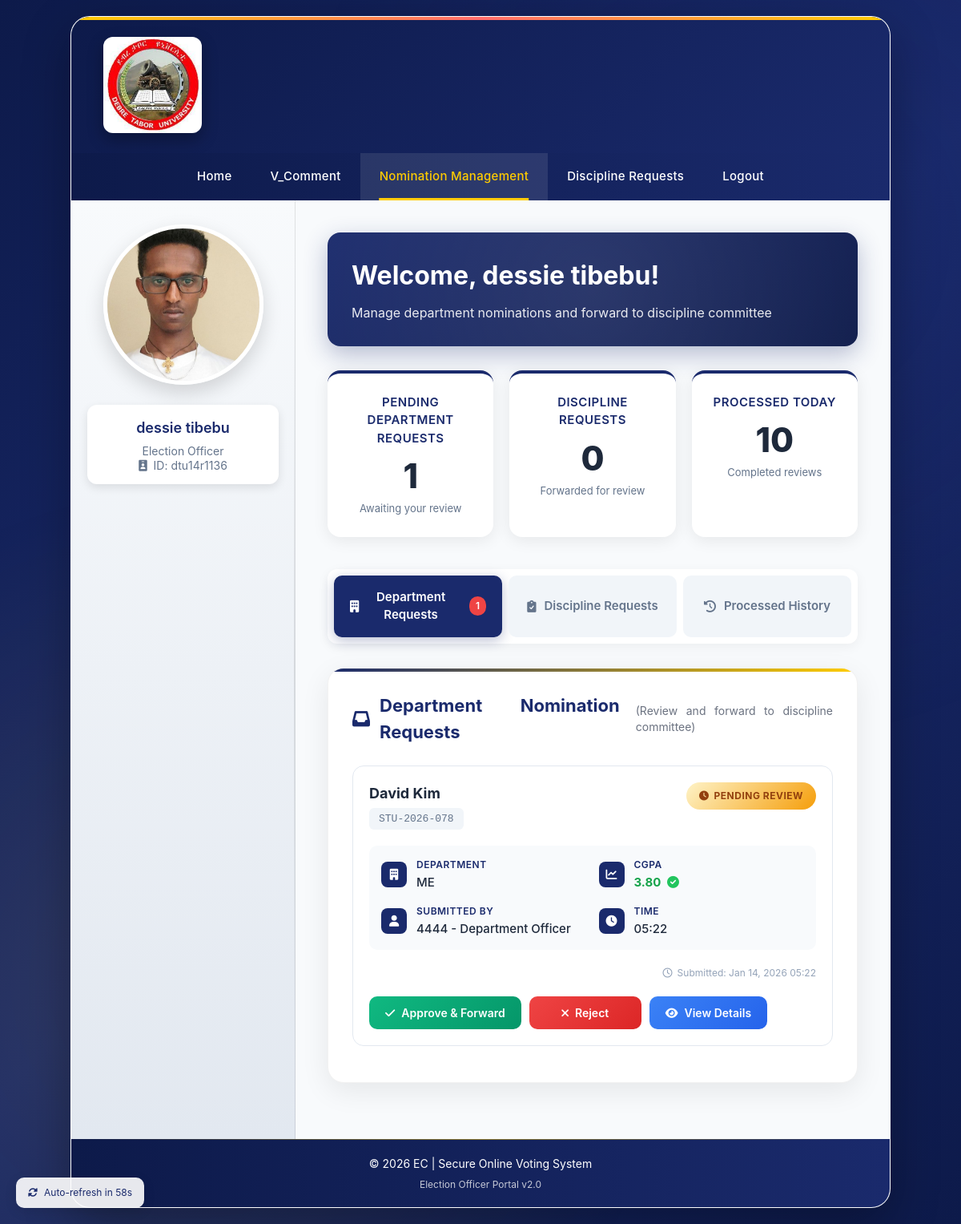
Page /e_officer_send_request.php (signed in) on the committed database.
### tables this page shows
CREATE TABLE `user` (
  `fname` varchar(25) NOT NULL,
  `mname` varchar(25) NOT NULL,
  `lname` varchar(25) NOT NULL,
  `u_id` varchar(15) NOT NULL,
  `sex` varchar(10) NOT NULL,
  `age` varchar(25) NOT NULL,
  `phone` varchar(15) NOT NULL,
  `email` varchar(30) NOT NULL,
  `role` enum('admin','officer','department','discipline_committee','candidate') NOT NULL,
  `username` varchar(25) NOT NULL,
  `password` varchar(255) NOT NULL,
  `status` int(1) NOT NULL,
  `station` varchar(25) NOT NULL,
  `login_attempts` int(11) NOT NULL DEFAULT 0,
  `last_attempt` datetime DEFAULT NULL
);

CREATE TABLE `e_requests` (
  `id` int(11) NOT NULL,
  `student_id` varchar(50) NOT NULL,
  `student_name` varchar(100) NOT NULL,
  `department` varchar(100) NOT NULL,
  `cgpa` decimal(3,2) NOT NULL,
  `submitted_by` varchar(100) NOT NULL,
  `submitted_at` timestamp NOT NULL DEFAULT current_timestamp(),
  `status` enum('pending','approved','rejected') DEFAULT 'pending',
  `processed_at` datetime DEFAULT NULL,
  `processed_by` varchar(100) DEFAULT NULL,
  `notes` text DEFAULT NULL
);

### e_officer_send_request.php (the view, shortened to what this page needs)
<?php
include("connection.php");
    ?>
    <?php
$user_id = $_SESSION['u_id'];
$stmt = $conn->prepare("SELECT fname, mname FROM user WHERE u_id = ?");
$stmt->bind_param("s", $user_id);
$stmt->execute();
$result = $stmt->get_result();
if ($result->num_rows > 0) {
    $row = $result->fetch_assoc();
    $FirstName = htmlspecialchars($row['fname']);
    $middleName = htmlspecialchars($row['mname'] ?? '');
} else {
    echo '<script>alert("Error: User not found in the database."); window.location = "logout.php";</script>';
    exit();
}
$createRequestsTable = "CREATE TABLE IF NOT EXISTS e_requests (
    id INT AUTO_INCREMENT PRIMARY KEY,
    student_id VARCHAR(50) NOT NULL,
    student_name VARCHAR(100) NOT NULL,
    department VARCHAR(100) NOT NULL,
    cgpa DECIMAL(3,2) NOT NULL,
    submitted_by VARCHAR(100) NOT NULL,
    submitted_at TIMESTAMP DEFAULT CURRENT_TIMESTAMP,
    status ENUM('pending', 'approved', 'rejected') DEFAULT 'pending',
    processed_at DATETIME DEFAULT NULL,
    processed_by VARCHAR(100) DEFAULT NULL,
    notes TEXT DEFAULT NULL,
    INDEX idx_student_id (student_id),
    INDEX idx_status (status),
    INDEX idx_submitted_at (submitted_at)
)";
$conn->query($createRequestsTable);
$createLogsTable = "CREATE TABLE IF NOT EXISTS nomination_logs (
    id INT AUTO_INCREMENT PRIMARY KEY,
    candidate_id VARCHAR(50) NOT NULL,
    candidate_name VARCHAR(100),
    action VARCHAR(50) NOT NULL,
    performed_by VARCHAR(100),
    timestamp DATETIME DEFAULT CURRENT_TIMESTAMP,
    department VARCHAR(100),
    cgpa DECIMAL(3,2),
    status VARCHAR(20) DEFAULT 'pending',
    INDEX idx_candidate_id (candidate_id),
    INDEX idx_timestamp (timestamp)
)";
$conn->query($createLogsTable);
$pendingRequests = [];
$requestsStmt = $conn->prepare("SELECT * FROM e_requests WHERE status = 'pending' ORDER BY submitted_at DESC");
$requestsStmt->execute();
$requestsResult = $requestsStmt->get_result();
while ($row = $requestsResult->fetch_assoc()) {
    $pendingRequests[] = $row;
}
$processedRequests = [];
$processedStmt = $conn->prepare("SELECT * FROM e_requests WHERE status != 'pending' ORDER BY processed_at DESC LIMIT 10");
$processedStmt->execute();
$processedResult = $processedStmt->get_result();
while ($row = $processedResult->fetch_assoc()) {
    $processedRequests[] = $row;
}
$disciplineRequests = [];
$totalPending = count($pendingRequests);
$totalDisciplinePending = count($disciplineRequests);
?>
<!DOCTYPE html>
<html lang="en">
<head>
    <link rel="stylesheet" href="main.css" type="text/css" media="screen"/>
    <link href="menu.css" rel="stylesheet" type="text/css" media="screen"/>
    <script src="https://cdn.tailwindcss.com"></script>
    <link href="https://cdnjs.cloudflare.com/ajax/libs/font-awesome/6.0.0/css/all.min.css" rel="stylesheet">
</head>
<body>
    <div class="container">
        <div class="header">
            <a href="e_officer.php">
                <img src="img/logo.jpg" alt="Election Logo">
            </a>
        </div>
        <nav>
            <ul>
                <li><a href="e_officer.php">Home</a></li>
                <li><a href="o_comment.php">V_Comment</a></li>
                <li><a class="active" href="e_officer_send_request.php">Nomination Management</a></li>
                <li><a href="dc_requests.php">Discipline Requests</a></li>
                <li><a href="logout.php">Logout</a></li>
            </ul>
        </nav>
        <div class="content-wrapper">
            <div class="sidebar">
                <img src=dessie.JPG alt="Officer Profile">
                <div class="user-info">
                    <h3><?php echo "$FirstName $middleName"; ?></h3>
                    <p>Election Officer</p>
                    <p class="text-xs mt-2"><i class="fas fa-id-badge mr-1"></i> ID: <?php echo htmlspecialchars($_SESSION['u_id']); ?></p>
                </div>
            </div>
            <div class="main-content">
                <div class="welcome-card">
                    <h1>Welcome, <?php echo "$FirstName $middleName"; ?>!</h1>
                    <p>Manage department nominations and forward to discipline committee</p>
                </div>
                <div class="stats-container">
                    <div class="stat-card">
                        <h4>Pending Department Requests</h4>
                        <div class="count"><?php echo $totalPending; ?></div>
                        <p>Awaiting your review</p>
                    </div>
                    <div class="stat-card">
                        <h4>Discipline Requests</h4>
                        <div class="count"><?php echo $totalDisciplinePending; ?></div>
                        <p>Forwarded for review</p>
                    </div>
                    <div class="stat-card">
                        <h4>Processed Today</h4>
                        <div class="count"><?php echo count($processedRequests); ?></div>
                        <p>Completed reviews</p>
                    </div>
                </div>
                <div class="tab-container">
                    <button class="tab-button active" onclick="showTab('department')">
                        <i class="fas fa-building"></i>
                        Department Requests
                        <?php if ($totalPending > 0): ?>
                            <span class="bg-red-500 text-white text-xs px-2 py-1 rounded-full ml-2">
                                <?php echo $totalPending; ?>
                            </span>
                        <?php endif; ?>
                    </button>
                    <button class="tab-button" onclick="showTab('discipline')">
                        <i class="fas fa-clipboard-check"></i>
                        Discipline Requests
                    </button>
                    <button class="tab-button" onclick="showTab('processed')">
                        <i class="fas fa-history"></i>
                        Processed History
                    </button>
                </div>
                <div id="department" class="tab-content active">
                    <div class="requests-box">
                        <h3>
                            <i class="fas fa-inbox"></i>
                            Department Nomination Requests
                            <span class="text-sm font-normal text-gray-500 ml-2">
                                (Review and forward to discipline committee)
                            </span>
                        </h3>
                        <?php if (empty($pendingRequests)): ?>
                            <div class="empty-state">
                                <i class="fas fa-check-circle"></i>
                                <p>All caught up!</p>
                                <p class="subtext">No pending department requests at the moment</p>
                            </div>
                        <?php else: ?>
                            <div class="space-y-4">
                                <?php foreach ($pendingRequests as $request): ?>
                                <div class="request-item">
                                    <div class="request-header">
                                        <div class="student-info">
                                            <span class="student-name"><?php echo htmlspecialchars($request['student_name']); ?></span>
                                            <span class="student-id"><?php echo htmlspecialchars($request['student_id']); ?></span>
                                        </div>
                                        <span class="status-badge status-pending">
                                            <i class="fas fa-clock"></i>
                                            Pending Review
                                        </span>
                                    </div>
                                    <div class="request-details">
                                        <div class="detail-item">
                                            <div class="detail-icon">
                                                <i class="fas fa-building"></i>
                                            </div>
                                            <div class="detail-content">
                                                <span class="detail-label">Department</span>
                                                <span class="detail-value"><?php echo htmlspecialchars($request['department']); ?></span>
                                            </div>
                                        </div>
                                        <div class="detail-item">
                                            <div class="detail-icon">
                                                <i class="fas fa-chart-line"></i>
                                            </div>
                                            <div class="detail-content">
                                                <span class="detail-label">CGPA</span>
                                                <span class="detail-value <?php echo $request['cgpa'] >= 2.75 ? 'text-green-600 font-bold' : 'text-red-600'; ?>">
                                                    <?php echo number_format($request['cgpa'], 2); ?>
                                                    <?php if ($request['cgpa'] >= 2.75): ?>
                                                        <i class="fas fa-check-circle ml-1 text-green-500"></i>
                                                    <?php else: ?>
                                                        <i class="fas fa-exclamation-circle ml-1 text-red-500"></i>
                                                    <?php endif; ?>
                                                </span>
                                            </div>
                                        </div>
                                        <div class="detail-item">
                                            <div class="detail-icon">
                                                <i class="fas fa-user"></i>
                                            </div>
                                            <div class="detail-content">
                                                <span class="detail-label">Submitted By</span>
                                                <span class="detail-value"><?php echo htmlspecialchars($request['submitted_by']); ?></span>
                                            </div>
                                        </div>
                                        <div class="detail-item">
                                            <div class="detail-icon">
                                                <i class="fas fa-clock"></i>
                                            </div>
                                            <div class="detail-content">
                                                <span class="detail-label">Time</span>
                                                <span class="detail-value"><?php echo date('H:i', strtotime($request['submitted_at'])); ?></span>
                                            </div>
                                        </div>
                                    </div>
                                    <div class="timestamp">
                                        <i class="far fa-clock"></i>
                                        Submitted: <?php echo date('M d, Y H:i', strtotime($request['submitted_at'])); ?>
                                    </div>
                                    <div class="action-buttons">
                                        <button class="btn btn-approve" onclick="processRequest(<?php echo $request['id']; ?>, 'approve')">
                                            <i class="fas fa-check"></i>
                                            Approve & Forward
                                        </button>
                                        <button class="btn btn-reject" onclick="processRequest(<?php echo $request['id']; ?>, 'reject')">
                                            <i class="fas fa-times"></i>
                                            Reject
                                        </button>
                                        <button class="btn btn-view" onclick="viewDetails(<?php echo $request['id']; ?>)">
                                            <i class="fas fa-eye"></i>
                                            View Details
                                        </button>
                                    </div>
                                </div>
                                <?php endforeach; ?>
                            </div>
                        <?php endif; ?>
                    </div>
                </div>
            </div>
        </div>
        <footer>
            <p>&copy; <?php echo date("Y"); ?> EC | Secure Online Voting System</p>
            <p class="text-xs opacity-75 mt-2">Election Officer Portal v2.0</p>
        </footer>
    </div>
    <div class="refresh-indicator">
        <i class="fas fa-sync-alt animate-spin"></i>
        <span>Auto-refresh in <span id="refreshTimer">60</span>s</span>
    </div>
</body>
</html>

### main.css (style rules this page uses)
body { margin: 0; padding: 0; background:white ; position:relative; font-family:Verdana, Arial, Helvetica, sans-serif; font-size:15px; line-height:12px; text-align:justify; padding-left:0px; margin-top:auto; }

### rows in the picture
user: fname "dessie", mname "tibebu"
e_requests: student_name "David Kim", student "STU-2026-078", department "ME", cgpa "3.80", submitted_by "4444 - Department Officer", submitted_at "05:22", submitted_at "Jan 14, 2026 05:22"

### other values in the picture
$_SESSION['u_id'] "dtu14r1136"
$totalPending "1"
$totalDisciplinePending "0"
count($processedRequests) "10"
